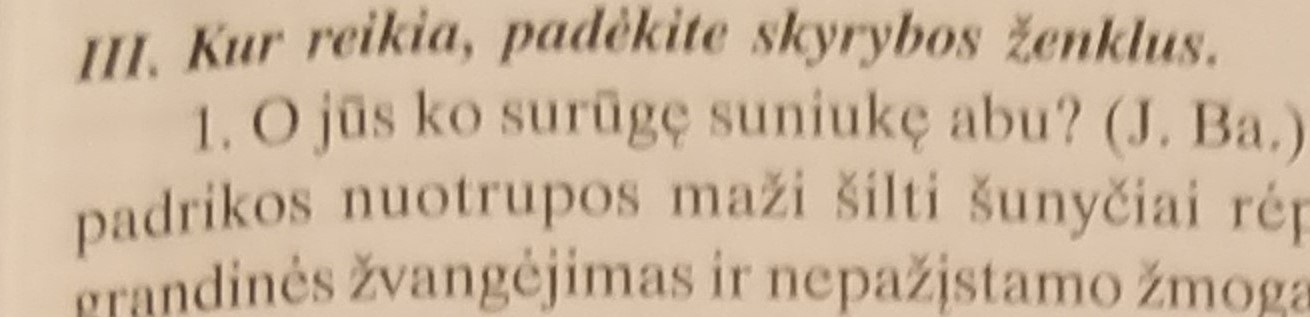
#> input picture ocr_stuff/non-visual/image_pre-procesing/0.jpg, 1310 x 317 px
$ python g.py
#> lines starting #> are read from the running program, lines starting #| are printed output that depends on the picture; after the words box and inside, x2 and y2 are one past the last pixel; in counts of white or black regions, pixels touching at a corner belong together
import cv2
import numpy as np
img = cv2.imread('0.jpg')
#> img is the input picture: shape (317, 1310, 3); mean B, G, R 157.5, 181.7, 203.6
img = cv2.resize(img, None, fx=1.5, fy=1.5, interpolation=cv2.INTER_CUBIC)
#> img: shape (476, 1965, 3)
cv2.imwrite('1resize.png', img)
img = cv2.cvtColor(img, cv2.COLOR_BGR2GRAY)
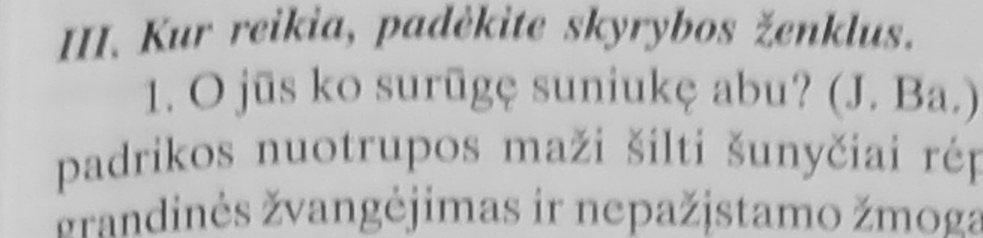
#> img: shape (476, 1965) (shown at 1/2 size); min 44, max 224, mean 185.5
cv2.imwrite('2gray.png', img)
cv2.imshow('GRAY',img)
cv2.waitKey(0)
cv2.destroyAllWindows()

kernel = np.ones((1, 1), np.uint8)
img = cv2.dilate(img, kernel, iterations=1)
cv2.imwrite('3dilate.png', img)
cv2.imshow('DILATE',img)
cv2.waitKey(0)
cv2.destroyAllWindows()

img = cv2.erode(img, kernel, iterations=1)
cv2.imwrite('4erode.png', img)
cv2.imshow('ERODE',img)
cv2.waitKey(0)
cv2.destroyAllWindows()


img = cv2.GaussianBlur(img, (5, 5), 0)
cv2.imwrite('5blur.png', img)
cv2.imshow('BLUR',img)
cv2.waitKey(0)
cv2.destroyAllWindows()

img = cv2.threshold(img, 128, 256, cv2.THRESH_BINARY + cv2.THRESH_OTSU)[1]
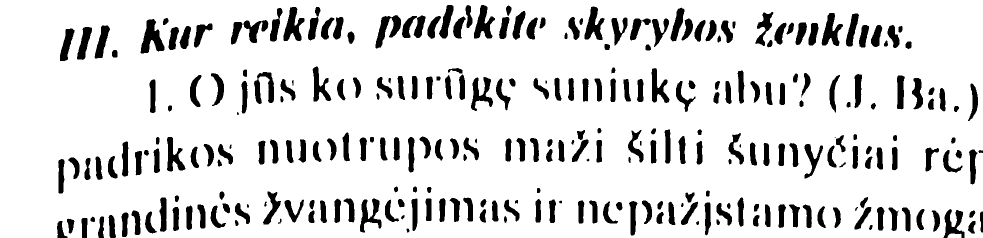
#> img: shape (476, 1965) (shown at 1/2 size); 86.5% white; 294 black regions (4 under 20 px), largest, box (x1, y1, x2, y2) and area: (281, 38, 329, 107) 1747, (567, 14, 609, 82) 1493, (751, 30, 802, 97) 1485
cv2.imwrite('6thereshold.png', img)
cv2.imshow('THRESHOLD',img)
cv2.waitKey(0)
cv2.destroyAllWindows()
